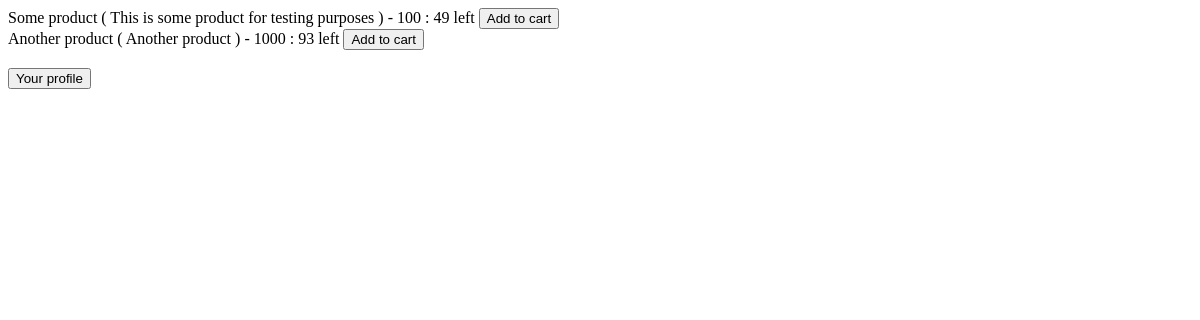
The app's page /products/catalog, older data.
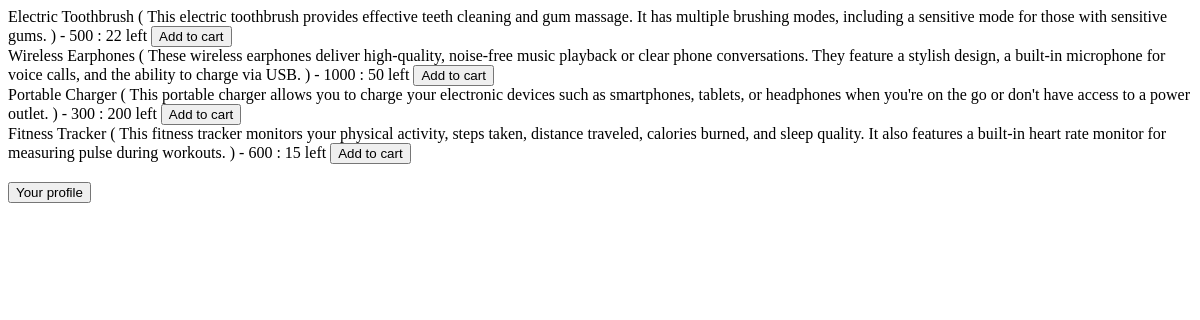
The same page, newer data.
### products/models.py (models this page shows)
class Product(models.Model):
    name = models.CharField('Name', max_length=50, default='')
    price = models.BigIntegerField('Price', default=0)
    quantity = models.BigIntegerField('Quantity', default=0)
    description = models.TextField('Description')
    def __str__(self):
        return f"{self.name} ( {self.description} ) - {self.price} : {self.quantity} left"

### products/views.py (the view, shortened to what this page needs)
# urls.py: path('catalog', views.catalog),
@transaction.atomic()
def catalog(request):
    data = {}
    products = Product.objects.filter(quantity__gt=0)
    data['products'] = products
    return render(request, 'products/catalog.html', data)

### templates/products/catalog.html (shortened to what this page needs)
<!DOCTYPE html>
<html lang="en">
<head>
</head>
<body>
{% for prod in products %}
    <form method="post" action="/products/catalog">
        {{ prod }}
        <input type="submit" value="Add to cart">
    </form>
{% endfor %}
<br>
<form method="get" action="/users/profile">
    <input type="submit" value="Your profile">
</form>
</body>
</html>

Row changes from the older to the newer data that the page shows:
removed Product: name+description+price "Some product ( This is some product for testing purposes ) - 100 : 49 left"
removed Product: name+description+price "Another product ( Another product ) - 1000 : 93 left"
added Product: name+description+price "Electric Toothbrush ( This electric toothbrush provides effective teeth cleaning and gum massage. It has multiple brushing modes, including a sensitive mode for those with sensitive gums. ) - 500 : 22 left"
added Product: name+description+price "Wireless Earphones ( These wireless earphones deliver high-quality, noise-free music playback or clear phone conversations. They feature a stylish design, a built-in microphone for voice calls, and the ability to charge via USB. ) - 1000 : 50 left"
added Product: name+description+price "Portable Charger ( This portable charger allows you to charge your electronic devices such as smartphones, tablets, or headphones when you're on the go or don't have access to a power outlet. ) - 300 : 200 left"
added Product: name+description+price "Fitness Tracker ( This fitness tracker monitors your physical activity, steps taken, distance traveled, calories burned, and sleep quality. It also features a built-in heart rate monitor for measuring pulse during workouts. ) - 600 : 15 left"
